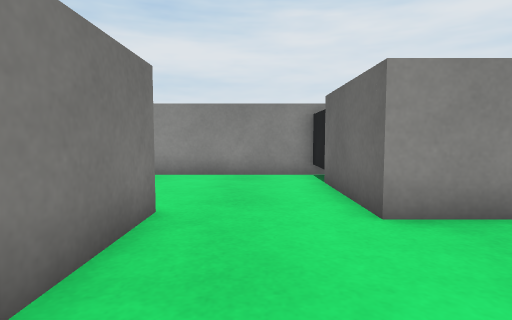
[1] (above)

15 first-person views from a walk through a 3-D level made in the Unity game engine. The camera is 0.51 m above the floor, tilts 4° down and sees 80° across. The floor is counted in squares, 0.5 m on a side. Each view is taken from the middle of a square. On the plan, view 1 faces up. The plan holds only what a view shows up to about 12 squares ahead; the rest is blank. The player character is not drawn. Surface patterns are stand-ins for the level's own textures.

[2]
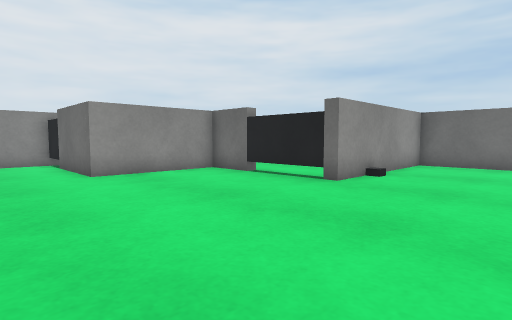

[3]
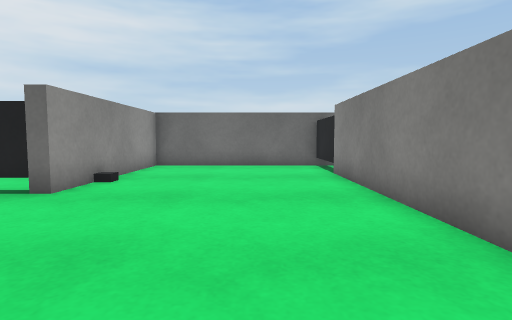

[4]
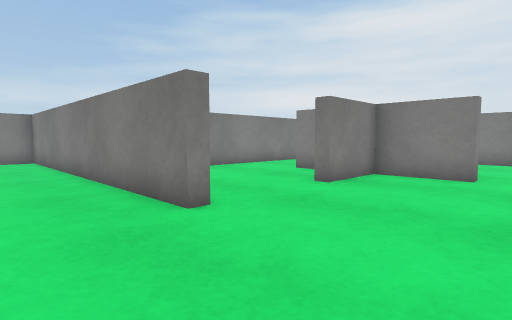

[5]
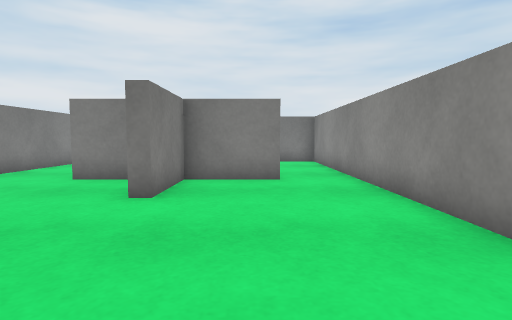

[6]
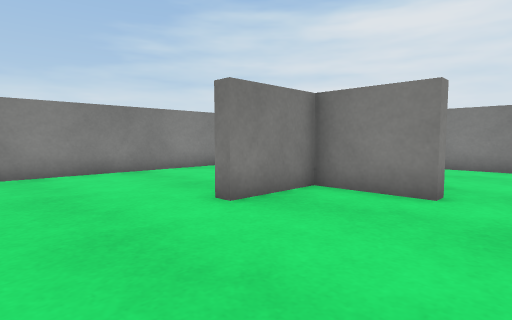

[7]
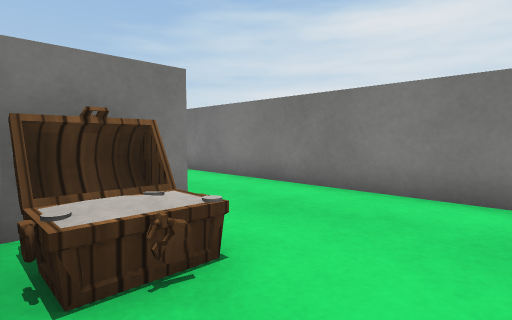

[8]
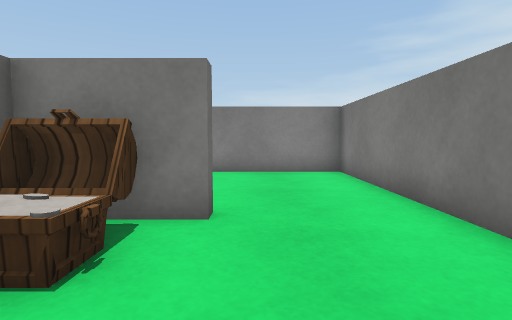

[9]
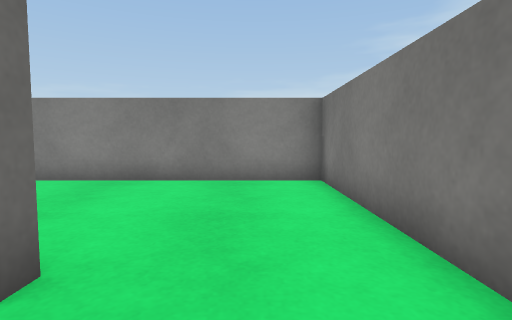

[10]
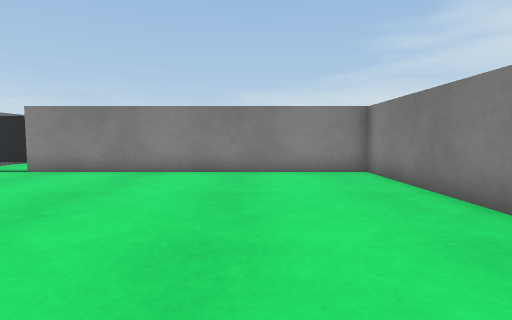

[11]
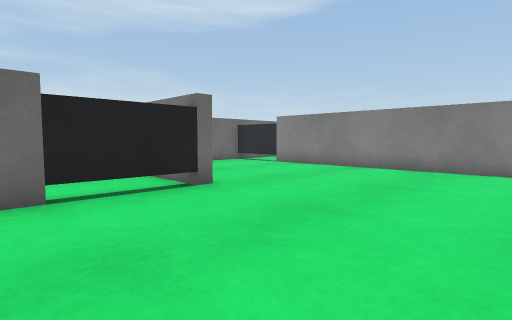

[12]
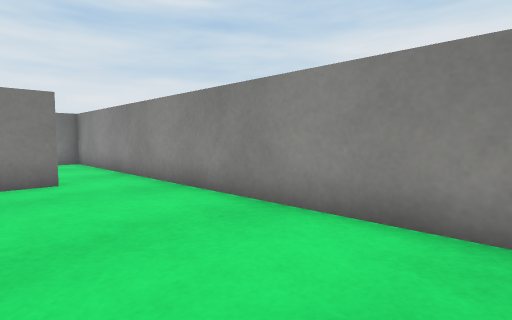

[13]
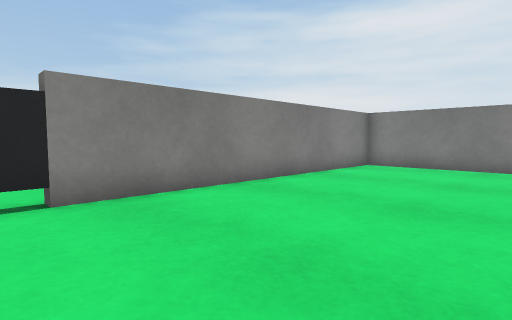

[14]
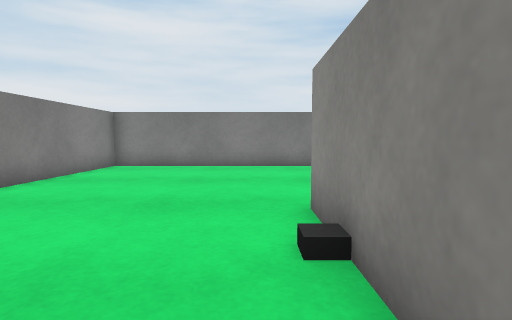

[15]
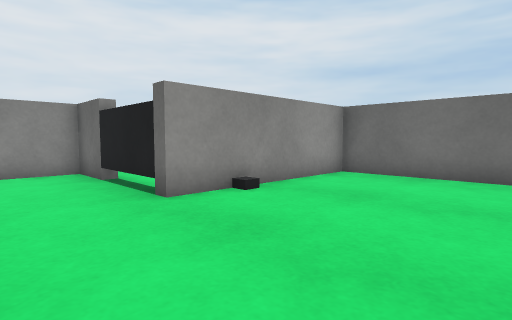

### Floor plan
Key: @ floor where view 1 was taken; # wall or solid block; . floor; T thing the floor can be seen under or through; C coin; H chest.
Columns run from 14 left of view 1 to 12 right of it. Each row starts with its distance up from view 1.
  9 #################
  8 #................
  7 #...............#
  6 #...CC#.........#
  5 #...HC#.........#
  4 #...#####...#...#####
  3 #.....#.....#.......T..
  2 #.....#.....#.......T..
  1 #...........#..........
  0 #...........#.@........
 -1 #...........#.......#######
 -2 #############.............#
 -3             #.............#
 -4             #.............#
 -5             #.............#
 -6             #.............#
 -7             ############..#
 -8                        #..#
 -9                        ...

Positions as (right, up) in squares from view 1, and headings:
1: (0, 0), facing up
2: (-1, -5), facing up-right
3: (0, -5), facing right
4: (1, 8), facing down-left
5: (0, 6), facing left
6: (-2, 8), facing down-left
7: (-8, 8), facing down-left
8: (-11, 8), facing down
9: (-12, 6), facing down
10: (2, 2), facing down
11: (0, 3), facing down-right
12: (0, 5), facing up-left
13: (10, -2), facing down-left
14: (10, -2), facing left
15: (3, -6), facing up-right
